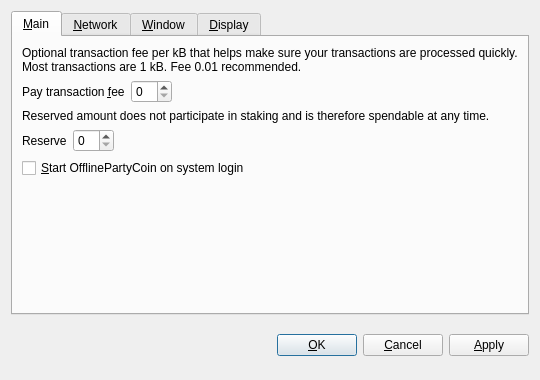
<?xml version="1.0" encoding="UTF-8"?>
<ui version="4.0">
 <class>OptionsDialog</class>
 <widget class="QDialog" name="OptionsDialog">
  <property name="geometry">
   <rect>
    <x>0</x>
    <y>0</y>
    <width>540</width>
    <height>380</height>
   </rect>
  </property>
  <property name="windowTitle">
   <string>Options</string>
  </property>
  <property name="modal">
   <bool>true</bool>
  </property>
  <layout class="QVBoxLayout" name="verticalLayout">
   <item>
    <widget class="QTabWidget" name="tabWidget">
     <property name="tabPosition">
      <enum>QTabWidget::North</enum>
     </property>
     <property name="currentIndex">
      <number>0</number>
     </property>
     <widget class="QWidget" name="tabMain">
      <attribute name="title">
       <string>&amp;Main</string>
      </attribute>
      <layout class="QVBoxLayout" name="verticalLayout_Main">
       <item>
        <widget class="QLabel" name="transactionFeeInfoLabel">
         <property name="text">
          <string>Optional transaction fee per kB that helps make sure your transactions are processed quickly. Most transactions are 1 kB. Fee 0.01 recommended.</string>
         </property>
         <property name="textFormat">
          <enum>Qt::PlainText</enum>
         </property>
         <property name="wordWrap">
          <bool>true</bool>
         </property>
        </widget>
       </item>
       <item>
        <layout class="QHBoxLayout" name="horizontalLayoutFee">
         <item>
          <widget class="QLabel" name="transactionFeeLabel">
           <property name="text">
            <string>Pay transaction &amp;fee</string>
           </property>
           <property name="textFormat">
            <enum>Qt::PlainText</enum>
           </property>
           <property name="buddy">
            <cstring>transactionFee</cstring>
           </property>
          </widget>
         </item>
         <item>
          <widget class="BitcoinAmountField" name="transactionFee"/>
         </item>
         <item>
          <spacer name="horizontalSpacerFee">
           <property name="orientation">
            <enum>Qt::Horizontal</enum>
           </property>
           <property name="sizeHint" stdset="0">
            <size>
             <width>40</width>
             <height>20</height>
            </size>
           </property>
          </spacer>
         </item>
        </layout>
       </item>
       <item>
        <widget class="QLabel" name="reserveBalanceInfoLabel">
         <property name="text">
          <string>Reserved amount does not participate in staking and is therefore spendable at any time.</string>
         </property>
         <property name="textFormat">
          <enum>Qt::PlainText</enum>
         </property>
         <property name="wordWrap">
          <bool>true</bool>
         </property>
        </widget>
       </item>
       <item>
        <layout class="QHBoxLayout" name="horizontalLayoutReserveBalance">
         <item>
          <widget class="QLabel" name="reserveBalanceLabel">
           <property name="text">
            <string>Reserve</string>
           </property>
           <property name="textFormat">
            <enum>Qt::PlainText</enum>
           </property>
           <property name="buddy">
            <cstring>reserveBalance</cstring>
           </property>
          </widget>
         </item>
         <item>
          <widget class="BitcoinAmountField" name="reserveBalance"/>
         </item>
         <item>
          <spacer name="horizontalSpacerReserveBalance">
           <property name="orientation">
            <enum>Qt::Horizontal</enum>
           </property>
           <property name="sizeHint" stdset="0">
            <size>
             <width>40</width>
             <height>20</height>
            </size>
           </property>
          </spacer>
         </item>
        </layout>
       </item>
       <item>
        <widget class="QCheckBox" name="bitcoinAtStartup">
         <property name="toolTip">
          <string>Automatically start OfflinePartyCoin after logging in to the system.</string>
         </property>
         <property name="text">
          <string>&amp;Start OfflinePartyCoin on system login</string>
         </property>
        </widget>
       </item>
       <item>
        <spacer name="verticalSpacer_Main">
         <property name="orientation">
          <enum>Qt::Vertical</enum>
         </property>
         <property name="sizeHint" stdset="0">
          <size>
           <width>20</width>
           <height>40</height>
          </size>
         </property>
        </spacer>
       </item>
      </layout>
     </widget>
     <widget class="QWidget" name="tabNetwork">
      <attribute name="title">
       <string>&amp;Network</string>
      </attribute>
      <layout class="QVBoxLayout" name="verticalLayout_Network">
       <item>
        <widget class="QCheckBox" name="mapPortUpnp">
         <property name="toolTip">
          <string>Automatically open the OfflinePartyCoin client port on the router. This only works when your router supports UPnP and it is enabled.</string>
         </property>
         <property name="text">
          <string>Map port using &amp;UPnP</string>
         </property>
        </widget>
       </item>
       <item>
        <widget class="QCheckBox" name="connectSocks">
         <property name="toolTip">
          <string>Connect to the OfflinePartyCoin network through a SOCKS proxy (e.g. when connecting through Tor).</string>
         </property>
         <property name="text">
          <string>&amp;Connect through SOCKS proxy:</string>
         </property>
        </widget>
       </item>
       <item>
        <layout class="QHBoxLayout" name="horizontalLayout_Network">
         <item>
          <widget class="QLabel" name="proxyIpLabel">
           <property name="text">
            <string>Proxy &amp;IP:</string>
           </property>
           <property name="textFormat">
            <enum>Qt::PlainText</enum>
           </property>
           <property name="buddy">
            <cstring>proxyIp</cstring>
           </property>
          </widget>
         </item>
         <item>
          <widget class="QValidatedLineEdit" name="proxyIp">
           <property name="maximumSize">
            <size>
             <width>140</width>
             <height>16777215</height>
            </size>
           </property>
           <property name="toolTip">
            <string>IP address of the proxy (e.g. 127.0.0.1)</string>
           </property>
          </widget>
         </item>
         <item>
          <widget class="QLabel" name="proxyPortLabel">
           <property name="text">
            <string>&amp;Port:</string>
           </property>
           <property name="textFormat">
            <enum>Qt::PlainText</enum>
           </property>
           <property name="buddy">
            <cstring>proxyPort</cstring>
           </property>
          </widget>
         </item>
         <item>
          <widget class="QLineEdit" name="proxyPort">
           <property name="maximumSize">
            <size>
             <width>55</width>
             <height>16777215</height>
            </size>
           </property>
           <property name="toolTip">
            <string>Port of the proxy (e.g. 9050)</string>
           </property>
          </widget>
         </item>
         <item>
          <widget class="QLabel" name="socksVersionLabel">
           <property name="text">
            <string>SOCKS &amp;Version:</string>
           </property>
           <property name="textFormat">
            <enum>Qt::PlainText</enum>
           </property>
           <property name="buddy">
            <cstring>socksVersion</cstring>
           </property>
          </widget>
         </item>
         <item>
          <widget class="QValueComboBox" name="socksVersion">
           <property name="toolTip">
            <string>SOCKS version of the proxy (e.g. 5)</string>
           </property>
          </widget>
         </item>
         <item>
          <spacer name="horizontalSpacer_Network">
           <property name="orientation">
            <enum>Qt::Horizontal</enum>
           </property>
           <property name="sizeHint" stdset="0">
            <size>
             <width>40</width>
             <height>20</height>
            </size>
           </property>
          </spacer>
         </item>
        </layout>
       </item>
       <item>
        <spacer name="verticalSpacer_Network">
         <property name="orientation">
          <enum>Qt::Vertical</enum>
         </property>
         <property name="sizeHint" stdset="0">
          <size>
           <width>20</width>
           <height>40</height>
          </size>
         </property>
        </spacer>
       </item>
      </layout>
     </widget>
     <widget class="QWidget" name="tabWindow">
      <attribute name="title">
       <string>&amp;Window</string>
      </attribute>
      <layout class="QVBoxLayout" name="verticalLayout_Window">
       <item>
        <widget class="QCheckBox" name="minimizeToTray">
         <property name="toolTip">
          <string>Show only a tray icon after minimizing the window.</string>
         </property>
         <property name="text">
          <string>&amp;Minimize to the tray instead of the taskbar</string>
         </property>
        </widget>
       </item>
       <item>
        <widget class="QCheckBox" name="minimizeOnClose">
         <property name="toolTip">
          <string>Minimize instead of exit the application when the window is closed. When this option is enabled, the application will be closed only after selecting Quit in the menu.</string>
         </property>
         <property name="text">
          <string>M&amp;inimize on close</string>
         </property>
        </widget>
       </item>
       <item>
        <spacer name="verticalSpacer_Window">
         <property name="orientation">
          <enum>Qt::Vertical</enum>
         </property>
         <property name="sizeHint" stdset="0">
          <size>
           <width>20</width>
           <height>40</height>
          </size>
         </property>
        </spacer>
       </item>
      </layout>
     </widget>
     <widget class="QWidget" name="tabDisplay">
      <attribute name="title">
       <string>&amp;Display</string>
      </attribute>
      <layout class="QVBoxLayout" name="verticalLayout_Display">
       <item>
        <layout class="QHBoxLayout" name="horizontalLayout_1_Display">
         <item>
          <widget class="QLabel" name="langLabel">
           <property name="text">
            <string>User Interface &amp;language:</string>
           </property>
           <property name="textFormat">
            <enum>Qt::PlainText</enum>
           </property>
           <property name="buddy">
            <cstring>lang</cstring>
           </property>
          </widget>
         </item>
         <item>
          <widget class="QValueComboBox" name="lang">
           <property name="toolTip">
            <string>The user interface language can be set here. This setting will take effect after restarting OfflinePartyCoin.</string>
           </property>
          </widget>
         </item>
        </layout>
       </item>
       <item>
        <layout class="QHBoxLayout" name="horizontalLayout_2_Display">
         <item>
          <widget class="QLabel" name="unitLabel">
           <property name="text">
            <string>&amp;Unit to show amounts in:</string>
           </property>
           <property name="textFormat">
            <enum>Qt::PlainText</enum>
           </property>
           <property name="buddy">
            <cstring>unit</cstring>
           </property>
          </widget>
         </item>
         <item>
          <widget class="QValueComboBox" name="unit">
           <property name="toolTip">
            <string>Choose the default subdivision unit to show in the interface and when sending coins.</string>
           </property>
          </widget>
         </item>
        </layout>
       </item>
       <item>
        <widget class="QCheckBox" name="displayAddresses">
         <property name="toolTip">
          <string>Whether to show OfflinePartyCoin addresses in the transaction list or not.</string>
         </property>
         <property name="text">
          <string>&amp;Display addresses in transaction list</string>
         </property>
        </widget>
       </item>
       <item>
        <widget class="QCheckBox" name="coinControlFeatures">
         <property name="toolTip">
          <string>Whether to show coin control features or not.</string>
         </property>
         <property name="text">
          <string>Display coin &amp;control features (experts only!)</string>
         </property>
        </widget>
       </item>
       <item>
        <spacer name="verticalSpacer_Display">
         <property name="orientation">
          <enum>Qt::Vertical</enum>
         </property>
         <property name="sizeHint" stdset="0">
          <size>
           <width>20</width>
           <height>40</height>
          </size>
         </property>
        </spacer>
       </item>
      </layout>
     </widget>
    </widget>
   </item>
   <item>
    <layout class="QHBoxLayout" name="horizontalLayout_Buttons">
     <item>
      <spacer name="horizontalSpacer_1">
       <property name="orientation">
        <enum>Qt::Horizontal</enum>
       </property>
       <property name="sizeHint" stdset="0">
        <size>
         <width>40</width>
         <height>48</height>
        </size>
       </property>
      </spacer>
     </item>
     <item>
      <widget class="QLabel" name="statusLabel">
       <property name="font">
        <font>
         <weight>75</weight>
         <bold>true</bold>
        </font>
       </property>
       <property name="text">
        <string/>
       </property>
       <property name="textFormat">
        <enum>Qt::PlainText</enum>
       </property>
       <property name="wordWrap">
        <bool>true</bool>
       </property>
      </widget>
     </item>
     <item>
      <spacer name="horizontalSpacer_2">
       <property name="orientation">
        <enum>Qt::Horizontal</enum>
       </property>
       <property name="sizeHint" stdset="0">
        <size>
         <width>40</width>
         <height>48</height>
        </size>
       </property>
      </spacer>
     </item>
     <item>
      <widget class="QPushButton" name="okButton">
       <property name="text">
        <string>&amp;OK</string>
       </property>
      </widget>
     </item>
     <item>
      <widget class="QPushButton" name="cancelButton">
       <property name="text">
        <string>&amp;Cancel</string>
       </property>
       <property name="autoDefault">
        <bool>false</bool>
       </property>
      </widget>
     </item>
     <item>
      <widget class="QPushButton" name="applyButton">
       <property name="text">
        <string>&amp;Apply</string>
       </property>
       <property name="autoDefault">
        <bool>false</bool>
       </property>
      </widget>
     </item>
    </layout>
   </item>
  </layout>
 </widget>
 <customwidgets>
  <customwidget>
   <class>BitcoinAmountField</class>
   <extends>QSpinBox</extends>
   <header>bitcoinamountfield.h</header>
  </customwidget>
  <customwidget>
   <class>QValueComboBox</class>
   <extends>QComboBox</extends>
   <header>qvaluecombobox.h</header>
  </customwidget>
  <customwidget>
   <class>QValidatedLineEdit</class>
   <extends>QLineEdit</extends>
   <header>qvalidatedlineedit.h</header>
  </customwidget>
 </customwidgets>
 <resources/>
 <connections/>
</ui>
